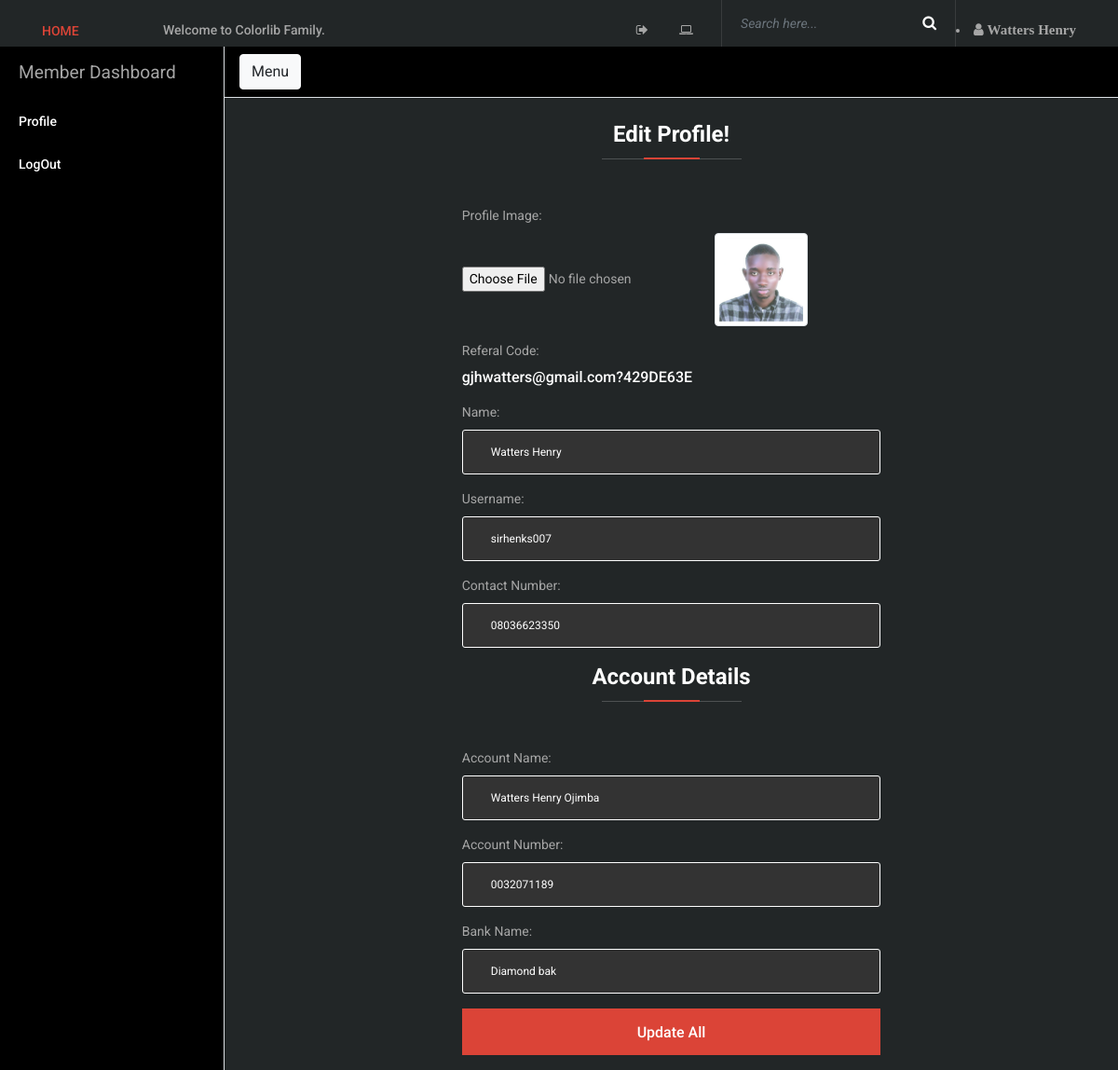
The app's page /membership.php (signed in) with its own data.
### tables this page shows
CREATE TABLE IF NOT EXISTS `users` (
  `id` int(11) NOT NULL AUTO_INCREMENT,
  `name` varchar(225) NOT NULL,
  `username` varchar(255) NOT NULL,
  `email` varchar(50) NOT NULL,
  `password` varchar(255) NOT NULL,
  `isEmailConfirmed` tinyint(4) NOT NULL,
  `token` varchar(10) NOT NULL,
  `refcode` varchar(50) NOT NULL,
  `profile_image` varchar(255) DEFAULT NULL,
  `acctname` varchar(255) DEFAULT NULL,
  `acctnumb` varchar(255) DEFAULT NULL,
  `bankname` varchar(255) DEFAULT NULL,
  `phone` varchar(50) DEFAULT NULL,
  `earning` int(255) NOT NULL DEFAULT '30',
  `paystatus` int(50) NOT NULL DEFAULT '0',
  `date` timestamp NOT NULL DEFAULT CURRENT_TIMESTAMP,
  PRIMARY KEY (`id`)
);

### headprofile.php (called while the page is built)
<?php
include ('functions.php');
?>
<?php include('header.php'); ?>

### functions.php (called while the page is built, shortened)
<?php
	function getUsersData($id)
	{
	      $array = array();
		  $con = new mysqli('localhost', 'root', '', 'email_confirmations');
	      $sql = $con->query("SELECT * FROM users WHERE id ='$id'");
	      while ($row = mysqli_fetch_assoc($sql))
	      {
		  $array['id'] = $row['id'];
		   $array['name'] = $row['name'];
		    $array['username'] = $row['username'];
			  $array['email'] = $row['email'];
			   $array['earning'] = $row['earning'];
	      }
		  return $array;
	}
	function getId($email)
	{
	  $con = new mysqli('localhost', 'root', '', 'email_confirmations');
	  $sql = $con->query("SELECT * FROM users WHERE email ='$email'");
	  while($row= mysqli_fetch_assoc($sql))
	  {
	    return $row['id'];
	  }
	}
?>

### membership.php (the view, shortened to what this page needs)
<?php
require('database_connection.php');
if (!empty($_SESSION["email"])) {
$query = "SELECT * FROM users WHERE email = '".$_SESSION["email"]."'";
$statement = $connect->prepare($query);
$statement->execute();
$result = $statement->fetchAll();
}
?>
<!DOCTYPE html>
<html lang="en">
<head>
    <link rel="stylesheet" href="styles.css">
</head>
<body>
   <?php include ("headprofile.php"); ?>
	<div class="d-flex" id="wrapper">
    <div class="bg-dark border-right" id="sidebar-wrapper">
      <div class="sidebar-heading">Member Dashboard</div>
      <div class="list-group list-group-flush">
	        <a href="#" class="list-group-item text-white list-group-item-action bg-dark">Profile</a>
		 <a href="logout.php" class="list-group-item text-white list-group-item-action bg-dark">LogOut</a>
      </div>
    </div>
    <div id="page-content-wrapper">
      <nav class="navbar navbar-expand-lg navbar-light bg-dark border-bottom">
        <button class="btn btn-light" id="menu-toggle">Menu</button>
      </nav>
          <div class="container">
            <div class="row justify-content-center">
                <div class="col-12 col-md-6">
                    <div class="login-content">
                        <div class="section-heading mt-4">
                            <h4>Edit Profile!</h4>
                            <div class="line"></div>
                        </div>
    <?php
                       foreach($result as $row)
                        {
                         ?>
                        <form method="post" enctype="multipart/form-data">
						<label for="name">Profile Image:</label>
						<div class="form-group">
						 <input type="file" name="profile_image" id="profile_image" accept="image/*" />
         <?php
         if($row["profile_image"] !== '')
         {
          echo '<img src="images_user/'.$row["profile_image"].'" class="img-thumbnail" style="height="100px;" width="100px;"/>';
         }
         ?>
						</div>
						<label for="refcode"> Referal Code:</label>
						<h6 class="text-white mb-3"> <?php echo $row["refcode"]; ?> </h6>
						<label for="name">Name:</label>
                            <div class="form-group">
            <input type="text" name="name" class="form-control" id="name" placeholder="Name.." required value="<?php echo $row["name"]; ?>">
                            </div>
							   <label for="name">Username:</label>
							 <div class="form-group">
<input type="text" name="username" pattern="^[a-zA-Z0-9_.-]*$" class="form-control" id="username" placeholder="Username" required value="<?php echo $row["username"];?>">
                            </div>
                               <label for="name">Contact Number:</label><div class="form-group">
         <input type="text" name="phone" id="phone" class="form-control" placeholder="Contact number.." required value="<?php echo $row["phone"]; ?>">
                            </div>
							<div class="section-heading">
                            <h4>Account Details</h4>
							<div class="line"></div>
							</div>
							<label for="name">Account Name:</label>
                            <div class="form-group">
            <input type="text" name="acctname" class="form-control" id="name" placeholder="Account Name.." required value="<?php echo $row["acctname"]; ?>">
                            </div>
			<label for="name">Account Number:</label>
                            <div class="form-group">
            <input type="text" name="acctnumb" class="form-control" id="name" placeholder="Account Number.." required value="<?php echo $row["acctnumb"]; ?>">
                            </div>
							<label for="name">Bank Name:</label>
                            <div class="form-group">
            <input type="text" name="bankname" class="form-control" id="name" placeholder="Bank Name.." required value="<?php echo $row["bankname"]; ?>">
                            </div>
                            <div class="form-group">
                            <button type="submit" name="edit_profile" id="edit_profile" class="btn vizew-btn w-100 mt-20">Update All</button>
							</div>
                        </form>
						 <?php
       }
       ?>
                    </div>
                </div>
            </div>
		  </div>
    </div>
  </div>
</body>
</html>

### header.php (shortened to what this page needs)
<header class="header-area">
    <div class="top-header-area">
        <div class="container">
            <div class="row align-items-center">
                <div class="col-12 col-md-6">
                    <div class="breaking-news-area d-flex align-items-center">
                        <div class="news-title">
                            <a href="index.php"><p>HOME</p></a>
                        </div>
                        <div id="breakingNewsTicker" class="ticker">
                            <ul>
                                <li><a href="single-post.php">Welcome to Colorlib Family.</a></li>
                            </ul>
                        </div>
                    </div>
                </div>
                <div class="col-12 col-md-6">
                    <div class="top-meta-data d-flex align-items-center justify-content-end">
                        <div class="top-social-info">
                            <?php
                            if (!empty($_SESSION["email"])) {
                                echo '
                              <a href="logout.php" title="Logout"><i class="fa fa-sign-out"></i></a>
                            <a href="membership.php" title="Dashboard"><i class="fa fa-laptop"></i></a>
                                ';
                            }
                            else{
                                echo '
                              <a href="login.php" title="Login"><i class="fa fa-sign-in"></i></a>
                                ';
                            }
                            ?>
                        </div>
                        <div class="top-search-area">
                            <form action="search.php" method="post" name="form">
                      <input type="search" class="form-control" name="search[keyword]" id="topSearch" placeholder="Search here..." required>
                                <button type="submit" name="submit" class="btn"><i class="fa fa-search" aria-hidden="true"></i></button>
                            </form>
                        </div>
                <?php if(!isset($_SESSION['email'])): ?>
                        <a href="login.php" title="LogIn" class="login-btn">
                       Login
                        </a>
                        <a href="register.php" title="Register" class="login-btn">
                        Register </a>
                    <?php else: ?>
                     <?php if(isset($_SESSION['email']))
                       {
                       $usersData = getUsersData(getId($_SESSION['email']));
                         }
                         ?>
                 <li>
                 <a href="#">
                 <i class="fa fa-user" style="font-size:15px;" aria-hidden="true">
                 <strong style="20px;"><?php echo $usersData ['name'].""; ?></strong>
                 </i>
                 </a>
                 </li>
                 <?php endif ?>
                    </div>
                </div>
            </div>
        </div>
    </div>
</header>

### styles.css (style rules this page uses)
* { margin: 0; padding: 0; }
body { font-family: "Roboto", sans-serif; font-size: 14px; background-color: #222627; background-color: #222627; color: #a6a6a6; }
h1, h2, h3, h4, h5, h6 { font-family: "Roboto", sans-serif; color: #ffffff; line-height: 1.3; font-weight: 500; }
p { font-family: "Roboto", sans-serif; color: #a6a6a6; font-size: 14px; line-height: 2; font-weight: 400; }
a, a:hover, a:focus { -webkit-transition-duration: 500ms; -o-transition-duration: 500ms; transition-duration: 500ms; text-decoration: none; outline: 0 solid transparent; color: #a6a6a6; font-weight: 500; font-size: 14px; font-family: "Roboto", sans-serif; }
ul { margin: 0; }
ul li { list-style: none; }
img { height: auto; max-width: 100%; }
.bg-dark { background-color: #000000 !important; }
.section-heading { position: relative; z-index: 1; margin-bottom: 50px; text-align: center; }
.section-heading h4 { font-weight: 700; margin-bottom: 10px; }
.section-heading .line { width: 150px; height: 1px; background-color: #4e5152; margin: 0 auto; position: relative; z-index: 1; }
.section-heading .line::after { width: 60px; height: 2px; background-color: #db4437; content: ''; position: absolute; bottom: 0; left: 50%; margin-left: -30px; }
.vizew-btn { background-color: #db4437; -webkit-transition-duration: 500ms; -o-transition-duration: 500ms; transition-duration: 500ms; position: relative; z-index: 1; display: inline-block; min-width: 160px; height: 50px; color: #ffffff; border-radius: 0; padding: 0 30px; font-size: 16px; line-height: 50px; font-weight: 500; text-transform: capitalize; }
.top-header-area { position: relative; z-index: 1; width: 100%; height: 50px; }
.top-header-area .breaking-news-area { position: relative; z-index: 1; }
.top-header-area .breaking-news-area .news-title { min-width: 115px; }
.top-header-area .breaking-news-area .news-title p { margin-bottom: 0; font-weight: 500; color: #db4437; text-transform: uppercase; }
.top-header-area .breaking-news-area .ticker { width: 100%; text-align: left; position: relative; overflow: hidden; padding-left: 15px; }
.top-header-area .breaking-news-area .ticker ul { width: 100%; position: relative; z-index: 1; }
.top-header-area .breaking-news-area .ticker ul li { display: none; width: 100%; font-weight: 400; }
.top-header-area .breaking-news-area .ticker ul li a { display: block; color: #a6a6a6; }
.top-header-area .top-social-info { position: relative; z-index: 1; margin-right: 15px; }
.top-header-area .top-social-info a { display: inline-block; padding: 0 15px; }
.top-header-area .top-search-area { position: relative; z-index: 1; }
.top-header-area .top-search-area form { position: relative; z-index: 1; border-left: 1px solid #393c3d; border-right: 1px solid #393c3d; }
.top-header-area .top-search-area form input { -webkit-transition-duration: 500ms; -o-transition-duration: 500ms; transition-duration: 500ms; width: 250px; height: 50px; border: none; color: #a6a6a6; font-size: 14px; font-style: italic; padding: 0 20px; background-color: transparent; }
.top-header-area .top-search-area form button { position: absolute; width: auto; height: 50px; background-color: transparent; top: 50%; right: 20px; font-size: 16px; z-index: 99; border: none; cursor: pointer; color: #ffffff; padding: 0; -webkit-transform: translateY(-50%); -ms-transform: translateY(-50%); transform: translateY(-50%); }
.header-area { position: relative; z-index: 1000; width: 100%; }
.form-control { position: relative; z-index: 1; height: 48px; width: 100%; background-color: #333333; font-size: 12px; margin-bottom: 15px; padding: 10px 30px; color: #ffffff; -webkit-transition-duration: 500ms; -o-transition-duration: 500ms; transition-duration: 500ms; border: solid 1px; border-radius: 3px; }

### css/classy-nav.css (style rules this page uses)
body { font-family: "Roboto", sans-serif; }
ul { margin: 0; }
ul li { list-style: none; }
img { height: auto; max-width: 100%; }
.justify-content-center { -webkit-box-pack: center; -ms-flex-pack: center; justify-content: center; }

### records on screen
users: id+name "Watters Henry", profile_image (picture), refcode "gjhwatters@gmail.com?429DE63E", name "Watters Henry", username "sirhenks007", phone "08036623350", acctname "Watters Henry Ojimba", acctnumb "0032071189", bankname "Diamond bak"
